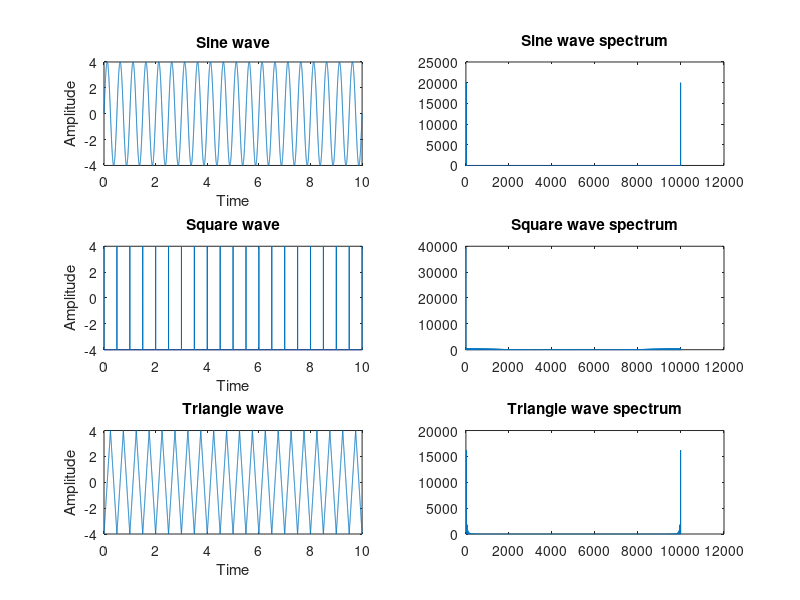

MATLAB code to generate this figure:
a = 4 ;
f = 1000000;
FS = 500000;
t = 0 : 0.001 : 10 ;
x = a * sin ( 2 * pi * f / FS * t );
title("B220066");
subplot(321);
plot(t,x);
xlabel("Time");
ylabel("Amplitude");
title("Sine wave");
subplot(322);
u = abs(fft(x));
plot(u);
title("Sine wave spectrum");
subplot(323);
x = a * square ( 2 * pi * f / FS * t ,0.5);
plot(t,x);
xlabel("Time");
ylabel("Amplitude");
title("Square wave");
subplot(324);
u = abs(fft(x));
plot(u);
title("Square wave spectrum");
subplot(325);
x = a * sawtooth ( 2 * pi * f / FS * t , 0.5);
plot(t,x);
xlabel("Time");
ylabel("Amplitude");
title("Triangle wave");
subplot(326);
u = abs(fft(x));
plot(u);
title("Triangle wave spectrum");
